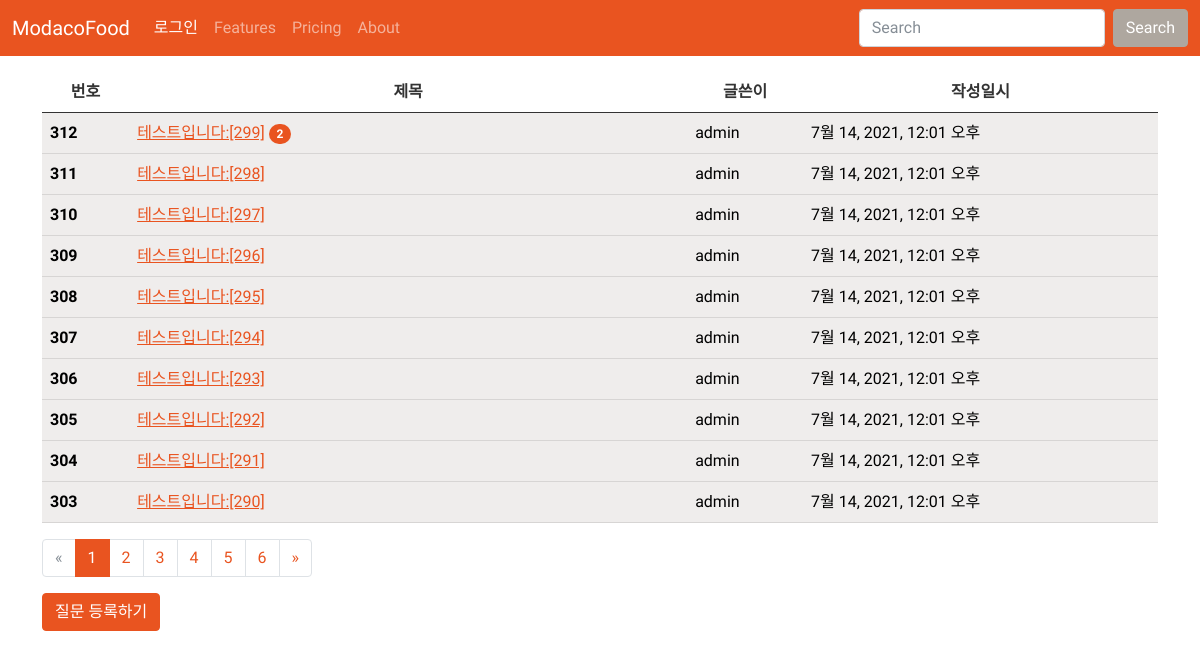
/, run on an earlier commit of the app's database.
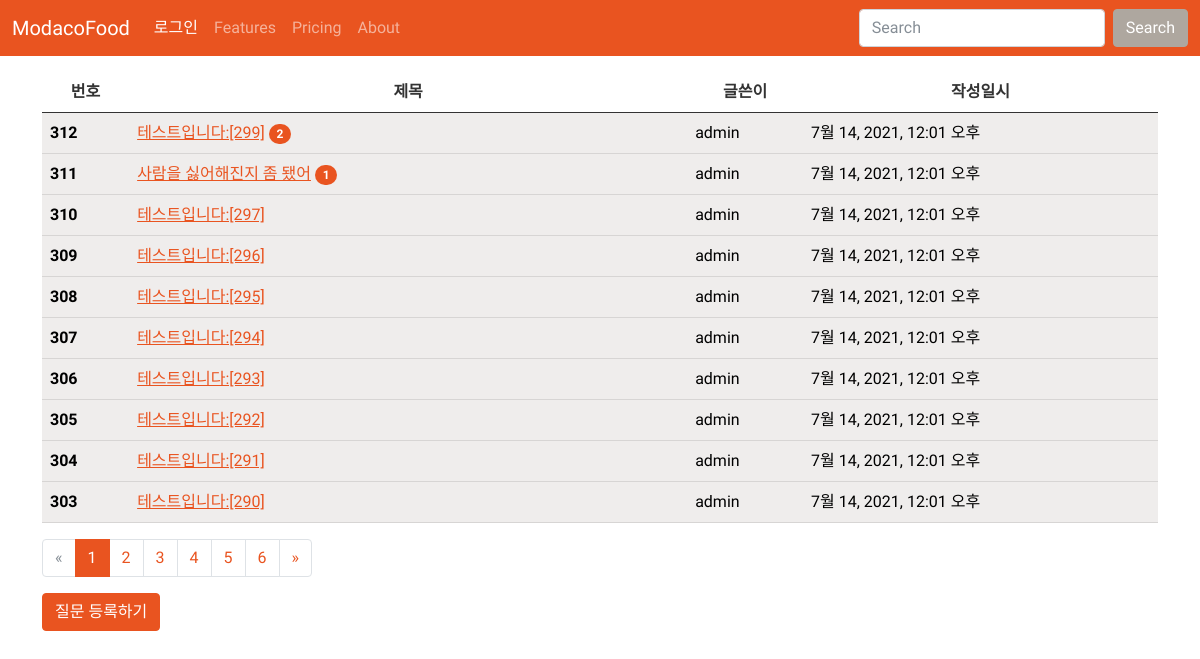
And on a later commit of the database.
### question/models.py (models this page shows, shortened)
class Question(models.Model):
    subject = models.CharField(max_length=200)
    content = models.TextField()
    create_date = models.DateTimeField()
    author = models.ForeignKey(User, on_delete=models.CASCADE)
    modify_date = models.DateTimeField(null=True, blank=True)

### question/views.py (the view)
# urls.py: path('', views.index, name='index'),
def index(request):
    question_list = Question.objects.order_by('-create_date')
    page = request.GET.get('page', '1')
    paginator = Paginator(question_list, 10)
    page_obj = paginator.get_page(page)
    context = {'question_list': page_obj}
    return render(request, 'question/question_list.html', context)

### question/templatetags/question_filter.py (called while the page is built)
@register.filter
def sub(value, arg):
    return value - arg

### templates/question/question_list.html
{% extends 'base.html' %}
{% load question_filter %}
{% block content %}
<div class="container my-3">
<table class="table table-hover">
  <thead>
    <tr class="text-center thead-dark">
      <th scope="col">번호</th>
      <th style="width:50%">제목</th>
      <th>글쓴이</th>
      <th scope="col">작성일시</th>
    </tr>
  </thead>
  <tbody>
    {% if question_list %}
    {% for question in question_list %}
    <tr class="table-secondary">
      <th scope="row">{{ question_list.paginator.count|sub:question_list.start_index|sub:forloop.counter0|add:1 }}</th>
      <td class="text-left">
        <a href="{% url 'question:detail' question.id %}">{{ question.subject }}</a>
        {% if question.answer_set.count > 0 %}
        <span class="badge bg-primary rounded-pill">{{ question.answer_set.count }}</span>
        {% endif %}
      </td>
      <td>{{ question.author.username }}</td>
      <td>{{ question.create_date }}</td>
    </tr>
    {% endfor %}
    {% else %}
    <tr class="table-primary">
      <th scope="row">질문이 없습니다.</th>
      <td></td>
      <td></td>
    </tr>
  {% endif %}
  </tbody>
</table>
  <div>
  <ul class="pagination">
    {% if question_list.has_previous %}
    <li class="page-item">
      <a class="page-link" href="?page={{ question_list.previous_page_number }}">&laquo;</a>
    </li>
    {% else %}
    <li class="page-item disabled">
      <a class="page-link" tabindex="-1" aria-disabled="true" href="#">&laquo;</a>
    </li>
    {% endif %}
    {% for page_number in question_list.paginator.page_range %}
    {% if page_number >= question_list.number|add:-5 and page_number <= question_list.number|add:5 %}
      {% if page_number == question_list.number %}
      <li class="page-item active" aria-current="page">
        <a class="page-link" href="?page={{ page_number }}">{{ page_number }}</a>
      </li>
      {% else %}
      <li class="page-item">
        <a class="page-link" href="?page={{ page_number }}">{{ page_number }}</a>
      </li>
      {% endif %}
    {% endif %}
    {% endfor %}
    {% if question_list.has_next %}
    <li class="page-item">
      <a class="page-link" href="?page={{ question_list.next_page_number }}">&raquo;</a>
    </li>
    {% else %}
    <li class="page-item disabled">
      <a class="page-link" tabindex="-1" aria-disabled="true" href="#">&raquo;</a>
    </li>
    {% endif %}
  </ul>
</div>
  <a href="{% url 'question:question_create' %}" class="btn btn-primary">질문 등록하기</a>
</div>
{% endblock %}

What changed in the data, as far as the page shows it:
changed Question: subject "테스트입니다:[298]" → "사람을 싫어해진지 좀 됐어"; answer_set.count (not shown) → "1"
